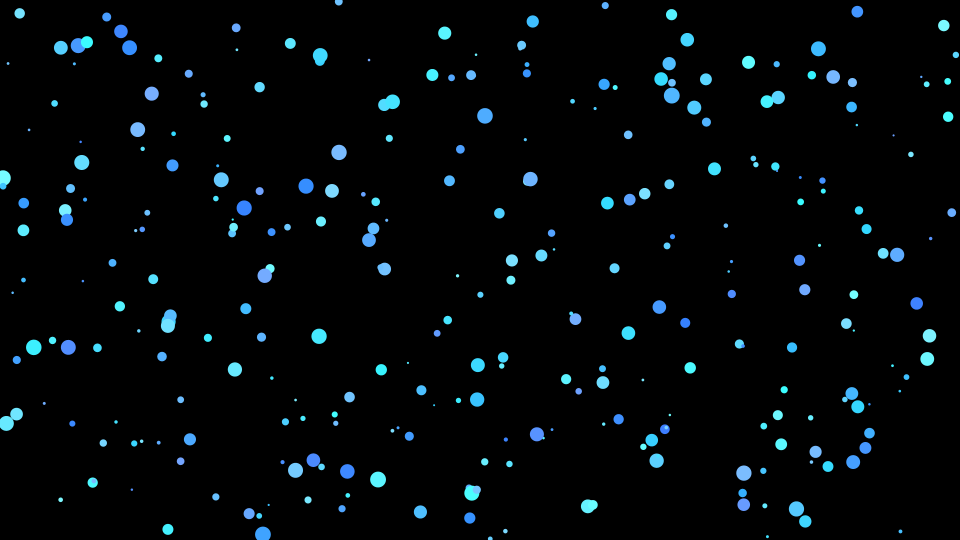
Frame 1 (no input)
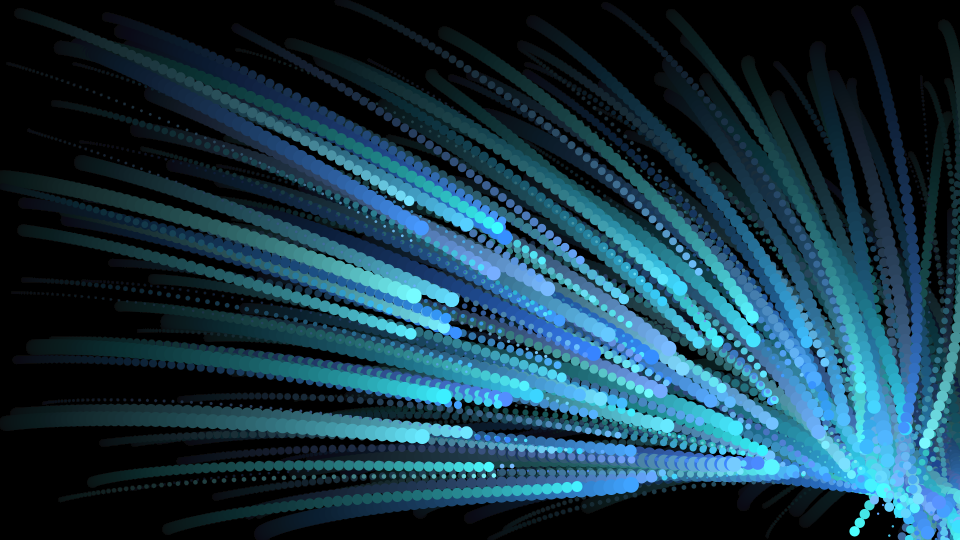
Frame 60 (the mouse pressed at the canvas centre just before this capture)
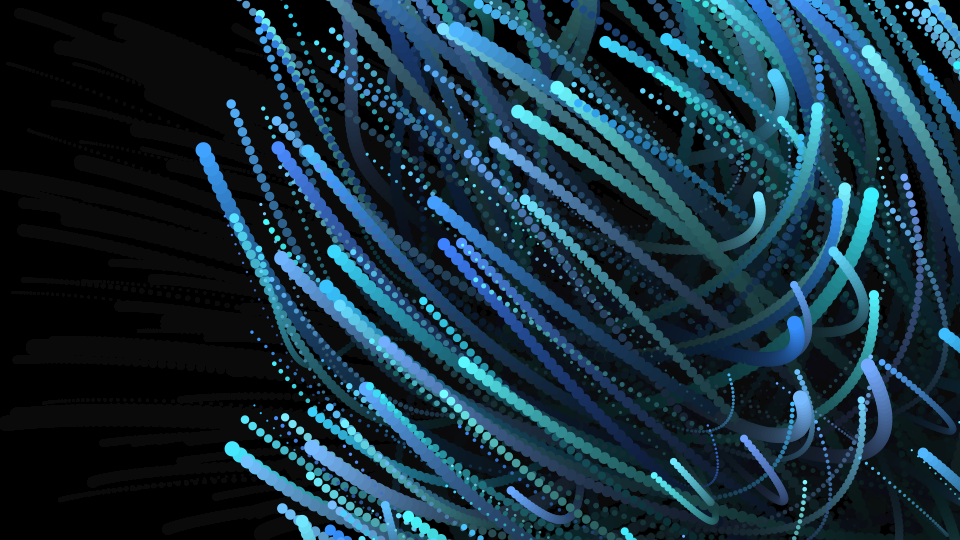
Frame 120 (the mouse held since frame 60 and released just before this capture)

The Processing sketch that drew these frames (run headless with seeded random() and noise(); from frame 60 on, the mouse is pressed at the canvas centre):

// Processing sketch: sketch_xxx_mover_attractor
// ── sketch_xxx_mover_attractor.pde
int num = 300;

ArrayList<Mover> movers = new ArrayList<Mover>();
// setup関数 : 初回1度だけ実行される
void setup() {
  size(960, 540); // ウィンドウサイズを960px,540pxに
  colorMode(HSB, 360, 100, 100, 100); // HSBでの色指定にする
  smooth(); // 描画を滑らかに
  for (int i = 0; i < num; i++) {
    Mover m = new Mover();
    movers.add(m);
  }
  background(0, 0, 0);
}

// draw関数 : setup関数実行後繰り返し実行される
void draw() {
  fill(0, 0, 0, 5);
  rect(0, 0, width, height);
  float theta_a = frameCount * 0.037/2;
  float theta_b = frameCount * 0.052/1.2;
  float r = 250;
  float x = width/2 + cos(theta_a) * width/2;
  float y = height/2 + sin(theta_b) * height/2;
  fill(120,80,100);
  //ellipse(x,y,20,20);
  PVector p = new PVector(x, y);
  for (int i = 0; i < movers.size(); i++) {
    Mover m = movers.get(i);
    m.attract(p);
    m.update();
    m.display();
    // m.checkEdges();
  }
}

void mousePressed() {
  for (int i = 0; i < movers.size(); i++) {
    Mover m = movers.get(i);
    m.vel = new PVector(random(-500, 500), random(-500, 500));
  }
}
// ── Mover.pde
class Mover {
  PVector pos;
  PVector vel;
  PVector acc;
  color c;
  float radius;
  float n;
  Mover() {
    radius = random(1, 8);
    pos = new PVector(random(width), random(height));
    vel = new PVector(random(-1, 1), 0);
    acc = new PVector(0, map(radius, 3, 20, 0.01, 0.05));
    c = color(random(180, 220), random(50, 80), 100);
    n = map(radius, 3, 20, 0.3, 0.15);
  }

  void update() {
    vel.add(acc);
    vel.limit(10);
    pos.add(vel);
  }
  void attract(PVector attractor) {
    PVector dir = PVector.sub(attractor, pos);
    dir.normalize();
    dir.mult(n);
    acc = dir.copy();
  }

  void checkEdges() {
    if (pos.x-radius < 0 || pos.x + radius > width) {
      vel.x *= -1;
      acc.x *= -1;
    }
    if (pos.y-radius < 0 || pos.y + radius > height) {
      vel.y *= -1;
    }
    pos.x = constrain(pos.x, radius, width-radius);
    pos.y = constrain(pos.y, radius, height-radius);
  }


  void display() {
    fill(c);
    noStroke();
    ellipse(pos.x, pos.y, radius*2, radius*2);
  }
}
